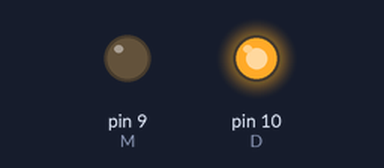
Bench run of a sketch on a simulated Arduino Uno, built with avr-gcc and run on an emulated ATmega328P. Parts: output pins drawn as LEDs (lit = HIGH).

Above: at 0.1 s.
At 5.3 s:
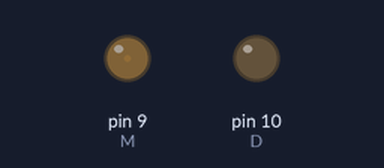
Timing chart, 0 to 6.8 s (numbered marks = the images above):
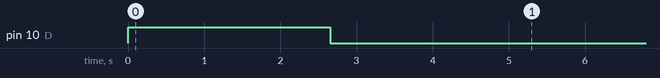

The sketch:

MOTOR_CONTROL.ino
```cpp
int i = 0;
//const int LED = 11;
const int D = 10;
const int M = 9;

void setup() {
  //pinMode(LED, OUTPUT);
  pinMode(D, OUTPUT);
  pinMode(M, OUTPUT);
  // put your setup code here, to run once:
for (int i = 0; i < 255; i++)
  {
    //analogWrite(LED, i);
    //analogWrite(LED1, i);
    analogWrite(M, i);
    digitalWrite(D, HIGH);

    delay(5);

  }

  for (int i = 255; i > 0; i--)
  {
    //analogWrite(LED, i);
    //analogWrite(LED1, i);
    analogWrite(M, i);
    digitalWrite(D, HIGH);
    delay(5);
  }
    delay(100);
  for (int i = 0; i < 255; i++)
  {
    //analogWrite(LED, i);
    //analogWrite(LED1, i);
    analogWrite(M, i);
    digitalWrite(D, LOW);
    delay(5);

  }
  for (int i = 255; i > 0; i--)
  {
    //analogWrite(LED, i);
    //analogWrite(LED1, i);
    analogWrite(M, i);
    digitalWrite(D, LOW);
    delay(5);
  }
  delay(100);


}


void loop() {


  // put your main code here, to run repeatedly:

}
```
